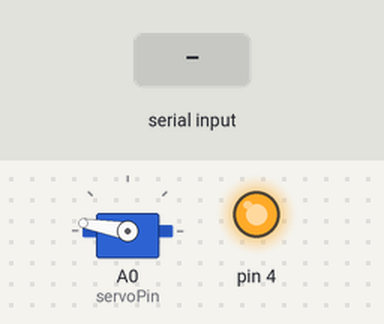
A sketch run on a simulated Arduino Uno, built with avr-gcc and run on an emulated ATmega328P. On the bench: servo, output pins drawn as LEDs (lit = HIGH). The test bench sets the inputs (shaded band). The modem accepts every AT command (registered, SIM ready, sends succeed) and sends nothing else; what the sketch prints to the serial monitor is not drawn.

Above: at 0.1 s.
At 18.2 s:
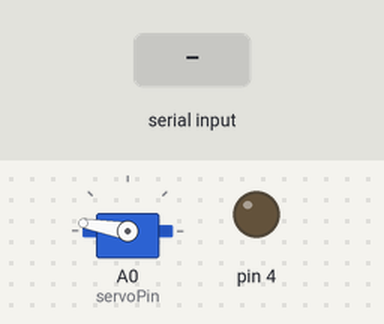
18.3 s: "00630061007000200035" received over the second serial link
At 20.7 s:
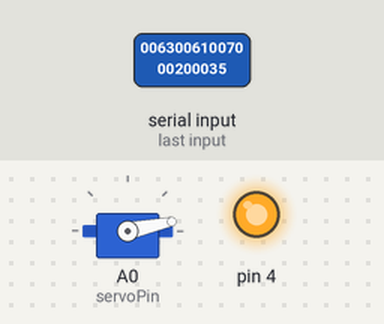
Timing chart, 0 to 22.2 s (numbered marks = the images above; inputs shaded):
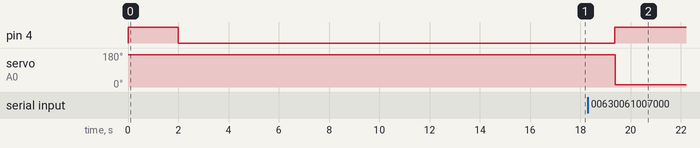

The sketch:

chayrung.ino
```cpp
#include <SoftwareSerial.h>
#include <Sodaq_wdt.h>
#include <Servo.h>      // Thư viện điều khiển servo

// Khai báo đối tượng myservo dùng để điều khiển servo
Servo myservo;
SoftwareSerial mySerial(2, 3); //SIM800L Tx & Rx is connected to Arduino #3 & #2


const String myphone = "0972154901";     // Thay so cua ban vao day

int servoPin = A0;
int Index = -1;
int addr = 0;//địa chỉ EEPROM mà ta sẽ lưu đầu tiên

short int i;
short int level = 170;

String cap = "";
String tk = "";           //thông tin tài khoản
String returned = "";       // Tat ca du lieu nhan ve tu module sim deu duoc luu trong day
String sdt = "";           // sđt nhắn đến

void getLevel(String dataIncludeLevel);  // tìm chế độ
void baochay();             // hàm thực hiện quay bảng
void serialEvent();         // bắt sự kiện
void runUtilOk(String cmd, String okCondition, int delays);   // kiểm tra lệnh at
void updateSerial();          //bắt sự kiển cổng này ghi vào cổng còn lại
void Gsm_Init();                                    // Cau hinh Module Sim800C
void Gsm_MakeCall(String phone);                   // Ham goi dien
void Gsm_MakeSMS(String phone, String content);    // Ham nhan tin
void Check_Account();  // kiểm tra tk


void setup()
{

  Serial.begin(9600);
  mySerial.begin(9600);
  myservo.attach(servoPin);

  Serial.println("Initializing...");
  pinMode(4, OUTPUT);
  digitalWrite(4, 1);
  // Đợi module sim kiểm tra kết nối mạng GSM
  myservo.write(level);
  delay(2000);
  digitalWrite(4, 0);
  Gsm_Init();

  Serial.println("Starti...");
}

void loop() {

  serialEvent();
  delay(20);

  if (returned.indexOf("Cap") >= 0 || returned.indexOf("cap") >= 0 || returned.indexOf("6300610070") >= 0 || returned.indexOf("4300610070") >= 0 )                                            // Neu tim thay "LAMP_ON" trong RxBuff
  {


    Serial.println("Nhận tin báo cháy:" + returned);
    sdt = returned.substring(9, 21);
    Serial.print("Số điện thoại cảnh báo cháy:");
    Serial.println(sdt);
    baochay();
  }
  else {
    if (returned.length() > 20) {
      runUtilOk("AT+CMGDA=\"DEL ALL\"", "OK", 1000); // Xóa toàn bộ tin nhắn
      // kiểm tra tin nhắn
      delay(2000);
    }
  }
}


/**
   Input: string gia tri lay tu myserial
   Output: cap do chay
*/
void getLevel(String dataIncludeLevel) {
  if (dataIncludeLevel.indexOf("00630061007000200035") >= 0 || dataIncludeLevel.indexOf("00430061007000200035") >= 0 || dataIncludeLevel.indexOf("cap 5") >= 0 || dataIncludeLevel.indexOf("Cap 5") >= 0)  {
    cap = "Cap 5 ";
    level = 12;  // cấp 5
  }
  else {
    if (dataIncludeLevel.indexOf("00630061007000200034") >= 0 || dataIncludeLevel.indexOf("00430061007000200034") >= 0 || dataIncludeLevel.indexOf("cap 4") >= 0 || dataIncludeLevel.indexOf("Cap 4") >= 0)  {
      cap = "Cap 4 ";
      level = 48;  // cấp 4
    }
    else {
      if (dataIncludeLevel.indexOf("00630061007000200033") >= 0 || dataIncludeLevel.indexOf("00430061007000200033") >= 0 || dataIncludeLevel.indexOf("cap 3") >= 0 || dataIncludeLevel.indexOf("Cap 3") >= 0)  {
        cap = "Cap 3 ";
        level = 72 + 17; // cấp 3
      }
      else {
        if (dataIncludeLevel.indexOf("00630061007000200032") >= 0 || dataIncludeLevel.indexOf("00430061007000200032") >= 0 || dataIncludeLevel.indexOf("cap 2") >= 0 || dataIncludeLevel.indexOf("Cap 2") >= 0)  {
          cap = "Cap 2 ";
          level = 126;  // cấp 2
        }
        else {
          if (dataIncludeLevel.indexOf("00630061007000200031") >= 0 || dataIncludeLevel.indexOf("00430061007000200031") >= 0 || dataIncludeLevel.indexOf("cap 1") >= 0 || dataIncludeLevel.indexOf("Cap 1") >= 0)  {
            cap = "Cap 1 ";
            level = 170;  // cấp 1
          }
          else {
            level = -1;
          }
        }
      }
    }
  }
}


void baochay()
{
  getLevel(returned);
  //   int lever = getLevel(returned);
  //  cap = returned.substring(50, 100);
  if (level == -1) {
    Serial.println("Không tìm thấy cấp độ báo cháy." + returned);
    returned = "";
  }
  else {
    digitalWrite(4, 1);
    Serial.println("Thực hiện lệnh:" + cap + "Ok");
    myservo.write(level);
    Check_Account(); // kieerm tra tk
    Gsm_MakeSMS(sdt, "Lenh bao chay:" + cap + "Ok.\r\n" + tk );
    delay(1000); // để động cơ đổi vị trí
    returned = "";
    digitalWrite(4, 0);
  }

}


void serialEvent() {                                          // Chuong trinh ngat nhan du lieu sự kiện trả về
  while (mySerial.available()) {
    // Doi den khi co du lieu nhan ve
    returned = mySerial.readString();
  }
}


void updateSerial()
{
  delay(500);
  while (Serial.available())
  {
    mySerial.write(Serial.read());//Forward what Serial received to Software Serial Port
  }
  while (mySerial.available())
  {
    Serial.write(mySerial.read());//Forward what Software Serial received to Serial Port
  }
}

void runUtilOk(String cmd, String okCondition, int delays) //s sánh phản hồi trả về từ sim
{
  mySerial.println(cmd);
  delay(delays);
  serialEvent();
  Index = returned.indexOf(okCondition);
  if (Index >= 0)                   // Neu tim thay "LAMP_ON" trong RxBuff
  {
    Index = -1;
    i = 0;
    Serial.println("Thành công: " + returned);
    returned = "";

  }
  else
  {
    Index = -1;
    i++;
    Serial.println("Thất bại, gửi lại: " + returned);
    returned = "";
    if (i > 5) {
      sodaq_wdt_enable(WDT_PERIOD_2X);
    }
    else {
      runUtilOk(cmd, okCondition, delays);
    }


  }

}


void Gsm_Init()          // cài đặt modul
{
  //Once the handshake test is successful, it will back to OK
  runUtilOk("AT", "OK", 2000);
  runUtilOk("ATE1", "OK", 2000);            // Bật che do phan hoi (Echo mode)
  runUtilOk("AT+CMGF=1", "OK", 2000);      // Chon che do TEXT Mode
  runUtilOk("AT+CLIP=1", "OK", 2000);           // Hien thi thong tin nguoi goi den
  runUtilOk("AT+CNMI=2,2", "OK", 2000);    // Hien thi truc tiep noi dung tin nhan mới
}

void Gsm_MakeCall(String phone)    //gọi điện
{
  runUtilOk("ATD" + phone + ";", "OK", 3000);
  delay(7000);
  runUtilOk("ATH", "OK", 2000);
}

void Gsm_MakeSMS(String phone, String content)  //gửi sms
{
  runUtilOk("AT+CMGS=\"" + phone + "\"", "OK", 3000);   //Gửi tin nhắn                                                   // Cho ky tu '>' phan hoi ve
  mySerial.print(content);                                          // Gui noi dung
  updateSerial();
  delay(500);
  mySerial.print((char)26);                                         // Gui Ctrl+Z hay 26 de ket thuc noi dung tin nhan va gui tin di
  updateSerial();
  delay(2000);                                                      // delay 5s
}


void Check_Account() {
  mySerial.println("AT+CUSD=1,\"*101#\"");
  delay(5000);
  serialEvent();
  delay(20);
  if (returned.length() < 50) {
    Check_Account();
  }
  Serial.println("Kiểm tra tài khoản: " + returned);
  tk = returned.substring(36, 130);
  Serial.println("Số tài khoản: " + tk);
  mySerial.println("ATH");
}
```

Measured:
- after the input at 18.3 s, pin 4: LOW → HIGH after 1.1 s; servo on A0 (servoPin): 170° → 12° after 1.1 s
